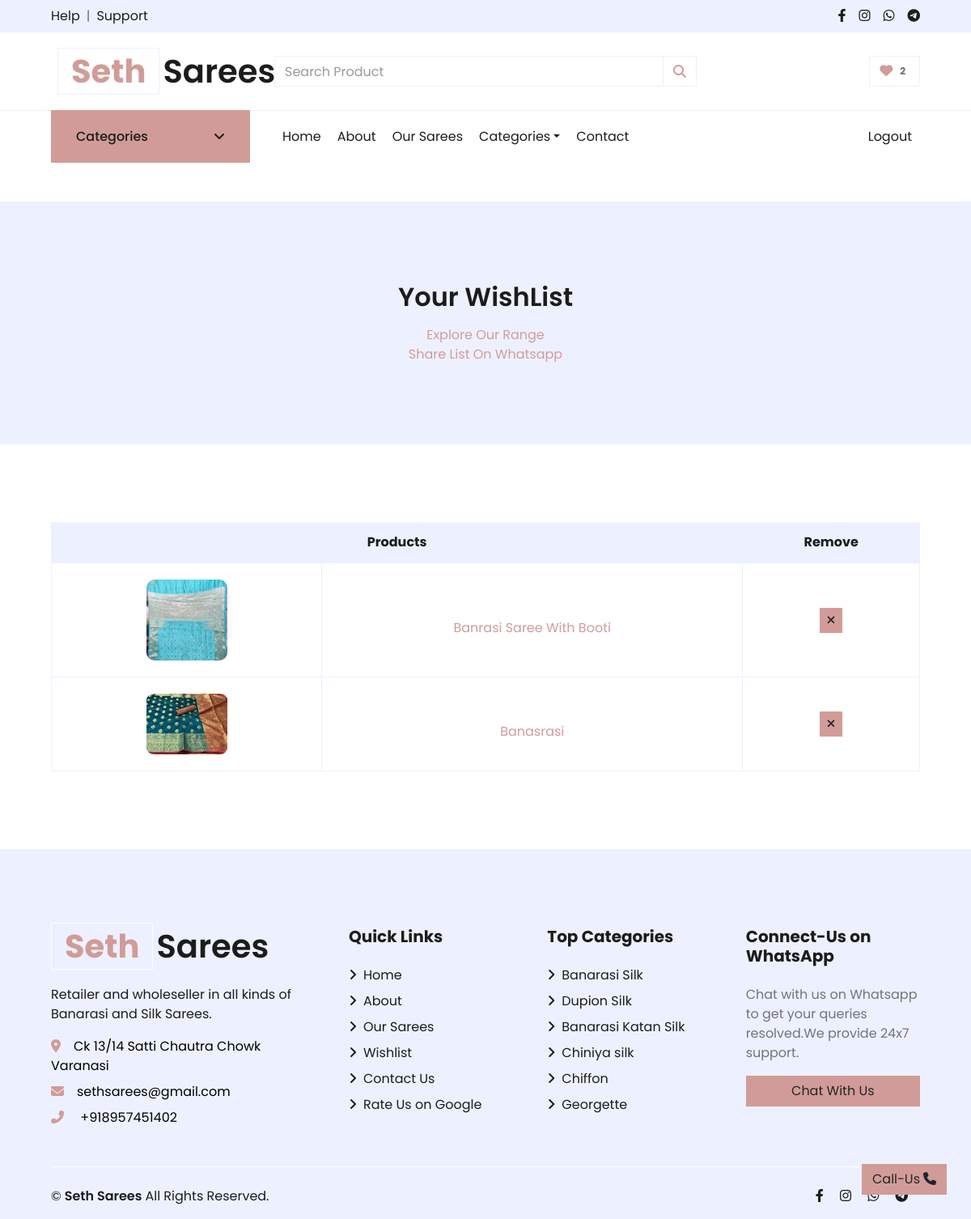
The page /wishlist (signed in) on the database its author committed.
### store/models/wishlist.py (models this page shows)
class Wishlist(models.Model):
    customer = models.ForeignKey(Customer, on_delete=models.CASCADE, default=1)
    product = models.ForeignKey(Product, on_delete=models.CASCADE, default=1)

### store/models/product.py (models this page shows, shortened)
class Product(models.Model):
    name = models.CharField(max_length=50)
    price = models.IntegerField(default=0)
    category = models.ForeignKey(Category, on_delete=models.CASCADE, default=1)
    description = models.TextField( default='' , null=True , blank=True)
    short_description= models.TextField( default='' , null=True , blank=True)
    image = models.ImageField(upload_to='uploads/products/')
    image1 = models.ImageField(upload_to='uploads/products/')
    image2 = models.ImageField(upload_to='uploads/products/')

### store/models/category.py (models this page shows, shortened)
class Category(models.Model):
    name = models.CharField(max_length=50)
    image = models.ImageField(default='',upload_to='uploads/category_img/')
    description = models.TextField( default='' , null=True , blank=True)
    def __str__(self):
        return self.name

### store/views/wishlist.py (the view)
# urls.py: path('wishlist',show_wishlist),
def show_wishlist(request):
    data=initial_data
    customer_id=request.session.get('customer')
    if(customer_id):
        customer=Customer.objects.get(id=customer_id)
        wishlist=Wishlist.objects.filter(customer=customer_id)
        wishlist_len=len(wishlist)
        data['wishlist']=wishlist
        data['customer_name']=customer.first_name+customer.last_name
        data['wishlist_len']=wishlist_len
        return render(request,'wishlist.html',data)
    else :
        next = request.GET.get('next', '/')
        error_msg=None
        error_msg='Get access to your wishlist - Login Now!'
        return redirect(next+'?error_msg='+error_msg)

### store/templates/wishlist.html (shortened to what this page needs)
{% extends 'base.html' %}
{% load static %}
{% block content %}
    <div class="container-fluid bg-secondary mb-5">
        <div class="d-flex flex-column align-items-center justify-content-center" style="min-height: 300px">
            <h2 class="font-weight-semi-bold  mb-3">Your WishList</h2>
            <div class="d-flex flex-column text-center align-items-center justify-content-center ">
                <p class="m-0"><a href="/category">Explore Our Range</a></p>
                <p class="m-0">
                    <a href="https://wa.me/{{phone_no}}?text= Hey I am {{customer_name}} and I have prepared my list on URL: {{ request.get_host }}/show-sent-list?customer_id={{request.session.customer}} kindly check it">Share List On Whatsapp</a>
                </p>
            </div>
        </div>
    </div>
    <div class="container-fluid pt-5">
        <div class="row px-xl-5">
            <div class="col-lg-12 table-responsive mb-5">
                <table class="table table-bordered text-center mb-0">
                    <thead class="bg-secondary text-dark">
                        <tr>
                            <th colspan="2">Products {{wishlist.length}}</th>
                            <th>Remove</th>
                        </tr>
                    </thead>
                    <tbody class="align-middle">
                        {%for entry in wishlist%}
                        <tr>
                            <td class=""><a href="/detail?product={{entry.product.id}}"><img src="{{entry.product.image.url}}" alt="" style="width: 100px;border-radius: 10%;"  class="m-2"></a> </td>
                            <td class="text-center pt-5" style="vertical-align: middle;"><a href="/detail?product={{entry.product.id}}"> <a href="/detail?product={{entry.product.id}}"><p> {{entry.product.name}}</p></a></td>
                            <td class="align-middle"><form action="/remove-item" method="POST">
                                <button type="submit" method="POST" class="btn btn-sm btn-primary"><i class="fa fa-times"></i></button></form>
                            </td>
                        </tr>
                        {%endfor%}
                    </tbody>
                </table>
            </div>
        </div>
    </div>
    {% endblock content%}

### store/templates/base.html (shortened to what this page needs)
<!DOCTYPE html>
<html lang="en">
    {% load static %}
<head>
    <link rel="stylesheet" href="https://cdnjs.cloudflare.com/ajax/libs/font-awesome/6.2.1/css/all.min.css" />
    <link href="{% static './store/lib/owlcarousel/assets/owl.carousel.min.css' %}" rel="stylesheet">
    <link rel="stylesheet" href="https://unpkg.com/aos@next/dist/aos.css" />
    <link href="{% static './store/css/style.css' %}" rel="stylesheet">
</head>
<body>
    <div class="container-fluid">
        <div class="row bg-secondary py-2 px-xl-5">
            <div class="col-lg-6 d-none d-lg-block">
                <div class="d-inline-flex align-items-center">
                    <a class="text-dark" href="https://wa.me/{{phone_no}}?text=Hello,+I+needed+some+help+related+to+your+store">Help</a>
                    <span class="text-muted px-2">|</span>
                    <a class="text-dark" href="https://wa.me/{{phone_no}}?text=Hello,+I+needed+some+support+related+to+your+store">Support</a>
                </div>
            </div>
            <div class="col-lg-6 text-center text-lg-right">
                <div class="d-inline-flex align-items-center">
                    <a class="text-dark px-2" href="https://www.facebook.com/profile.php?id=100089091092224">
                        <i class="fab fa-facebook-f"></i>
                    </a>
                    <a class="text-dark px-2" href="https://www.instagram.com/seth_sarees/">
                        <i class="fab fa-instagram"></i>
                    </a>
                    <a class="text-dark px-2" href="https://wa.me/{{phone_no}}?text=Hello,+I+am+interested+in+knowing+more+about+your+Store">
                        <i class="fab fa-whatsapp"></i>
                    </a>
                    <a class="text-dark pl-2" href="">
                        <i class="fab fa-telegram"></i>
                    </a>
                </div>
            </div>
        </div>
        <div class="row align-items-center py-3 px-xl-5">
            <div class="col-lg-3 d-none d-lg-block">
                <a href='/' class="text-decoration-none">
                    <h1 class="m-2 display-5 font-weight-semi-bold"><span class="text-primary font-weight-bold border px-3 mr-1">Seth</span>Sarees</h1>
                </a>
            </div>
            <div class="col-lg-6 col-6 text-left">
                <form method="GET" action="/search" >
                    <div class="input-group">
                        <input type="text" class="form-control" placeholder="Search Product" name="search" id="search">
                        <div class="input-group-append">
                            <span class=" btn btn-primary input-group-text  bg-transparent text-primary">
                                <i class="fa fa-search"></i>
                            </span>
                        </div>
                    </div>
                </form>
            </div>
            <div class="col-lg-3 col-6 text-right">
                <a href="/wishlist?next={{ request.path }}" class="btn border">
                    <i class="fas fa-heart text-primary"></i>
                    <span class="badge">{{wishlist_len}}</span>
                </a>
            </div>
        </div>
    </div>
    <div class="container-fluid mb-5">
        <div class="row border-top px-xl-5">
            <div class="col-lg-3 d-none d-lg-block">
                <a class="btn shadow-none d-flex align-items-center justify-content-between bg-primary text-white w-100" data-toggle="collapse" href="#navbar-vertical" style="height: 65px; margin-top: -1px; padding: 0 30px;">
                    <h6 class="m-0">Categories</h6>
                    <i class="fa fa-angle-down text-dark"></i>
                </a>
            </div>
            <div class="col-lg-9">
                <nav class="navbar navbar-expand-lg bg-light navbar-light py-3 py-lg-0 px-0">
                    <div class="collapse navbar-collapse justify-content-between" id="navbarCollapse">
                        <div class="navbar-nav mr-auto py-0">
                            <a href="/" class="nav-item nav-link {% if request.path == '/' %}active{% endif %}">Home</a>
                            <a href="/about" class="nav-item nav-link {% if request.path == '/about' %}active{% endif %}">About</a>
                            <a href="/category" class="nav-item nav-link {% if request.path == '/category' %}active{% endif %}">Our Sarees</a>
                            <div class="nav-item dropdown">
                                <a href="#" class="nav-link dropdown-toggle" data-toggle="dropdown">Categories</a>
                            </div>
                            <a href="/contact" class="nav-item nav-link {% if request.path == '/contact' %}active{% endif %}">Contact</a>
                        </div>
                        <div class="navbar-nav ml-auto py-0">
                            {%if not request.session.customer%}
                            <span class="nav-item nav-link m-0 p-0">
                            <button type="button" class="btn text-dark btn-transparent nav-item nav-link" data-toggle="modal" data-target="#loginModal">Login
                            </button></span>
                            <span class="nav-item nav-link m-0 p-0">
                            <button type="button" class="btn text-dark btn-transparent nav-item nav-link" data-toggle="modal" data-target="#loginModalsignup">Sign Up
                            </button>       </span>
                            {%else%}
                            <a href="/logout?next={{ request.get_full_path|urlencode }}" class="nav-item nav-link">Logout</a>
                            {%endif%}
                        </div>
                    </div>
                </nav>
            </div>
        </div>
    </div>
        {%block content%}
        {%endblock%}
    <div class="container-fluid bg-secondary text-dark mt-5 pt-5">
        <div class="row px-xl-5 pt-5">
            <div class="col-lg-4 col-md-12 mb-5 pr-3 pr-xl-5">
                <a href="/" class="text-decoration-none">
                    <h1 class="mb-4 display-5 font-weight-semi-bold"><span class="text-primary font-weight-bold border border-white px-3 mr-1">Seth</span>Sarees</h1>
                </a>
                <p>Retailer and wholeseller in all kinds of Banarasi and Silk Sarees.</p>
                <p class="mb-2"><i class="fa fa-map-marker-alt text-primary mr-3"></i><a href="https://www.google.com/search?q=seth%20sarees&oq=seth&aqs=chrome.0.69i59j69i57j69i59j69i60j69i61l2j69i60.1882j0j4&sourceid=chrome&ie=UTF-8&tbs=lf:1,lf_ui:10&tbm=lcl&sxsrf=ALiCzsaSynD1unvd0ebaW9NJ0Fx-3SjwXA:1671827345404&rflfq=1&num=10&rldimm=527673046138865702&lqi=CgtzZXRoIHNhcmVlc0iz8qLwsq6AgAhaHRAAEAEYABgBIgtzZXRoIHNhcmVlcyoGCAIQABABkgEXZGVzaWduZXJfY2xvdGhpbmdfc3RvcmU&phdesc=J3chXqvknqQ&ved=2ahUKEwjjtbGYypD8AhVH03MBHdmAB1gQvS56BAgYEAE&sa=X&rlst=f#rlfi=hd:;si:527673046138865702,l,CgtzZXRoIHNhcmVlc0iz8qLwsq6AgAhaHRAAEAEYABgBIgtzZXRoIHNhcmVlcyoGCAIQABABkgEXZGVzaWduZXJfY2xvdGhpbmdfc3RvcmU,y,J3chXqvknqQ;mv:[[25.6578831,83.0200176],[25.2926608,82.8717667]];tbs:lrf:!1m4!1u3!2m2!3m1!1e1!2m1!1e3!3sIAE,lf:1,lf_ui:10" style="color:black;">{{address}}</a></p>
                <p class="mb-2"><i class="fa fa-envelope text-primary mr-3"></i><a href="mailto:someone@example.com" style="color:black;">{{email}}</a></p>
                <p class="mb-0"><i class="fa fa-phone-alt text-primary mr-3"></i><a href="tel:+{{phone_no}}" style="color:black;"> +{{phone_no}}</a></p>
            </div>
            <div class="col-lg-8 col-md-12">
                <div class="row">
                    <div class="col-md-4 mb-5">
                        <h5 class="font-weight-bold text-dark mb-4">Quick Links</h5>
                        <div class="d-flex flex-column justify-content-start">
                            <a class="text-dark mb-2" href="/"><i class="fa fa-angle-right mr-2"></i>Home</a>
                            <a class="text-dark mb-2" href="/about"><i class="fa fa-angle-right mr-2"></i>About</a>
                            <a class="text-dark mb-2" href="/category"><i class="fa fa-angle-right mr-2"></i>Our Sarees</a>
                            <a class="text-dark mb-2" href="checkout.html"><i class="fa fa-angle-right mr-2"></i>Wishlist</a>
                            <a class="text-dark mb-2" href="/contact"><i class="fa fa-angle-right mr-2"></i>Contact Us</a>
                            <a class="text-dark mb-2" href="https://www.google.com/search?q=seth%20sarees&oq=seth+sarees&aqs=chrome..69i57j69i59j69i61l3.2280j0j4&sourceid=chrome&ie=UTF-8&tbs=lrf:!1m4!1u3!2m2!3m1!1e1!2m1!1e3!3sIAE,lf:1,lf_ui:10&tbm=lcl&sxsrf=ALiCzsb6kLBLebcYjMVq3ZZjTXegQRwJRQ:1671576707763&rflfq=1&num=10&rldimm=527673046138865702&lqi=CgtzZXRoIHNhcmVlc0iz8qLwsq6AgAhaHRAAEAEYABgBIgtzZXRoIHNhcmVlcyoGCAIQABABkgEXZGVzaWduZXJfY2xvdGhpbmdfc3RvcmU&phdesc=J3chXqvknqQ&ved=2ahUKEwjQ5oW_pIn8AhVywXMBHfXHBNoQvS56BAgeEAE&sa=X&rlst=f#lrd=0x398e2e1ed9ad1ce9:0x752abd6f8a7c826,3,,,&rlfi=hd:;si:527673046138865702,l,CgtzZXRoIHNhcmVlc0iz8qLwsq6AgAhaHRAAEAEYABgBIgtzZXRoIHNhcmVlcyoGCAIQABABkgEXZGVzaWduZXJfY2xvdGhpbmdfc3RvcmU,y,J3chXqvknqQ;mv:[[25.6592943,83.033485],[25.2677299,82.87100439999999]];tbs:lrf:!1m4!1u3!2m2!3m1!1e1!2m1!1e3!3sIAE,lf:1,lf_ui:10"><i class="fa fa-angle-right mr-2"></i>Rate Us on Google</a>
                        </div>
                    </div>
                    <div class="col-md-4 mb-5">
                        <h5 class="font-weight-bold text-dark mb-4">Top Categories</h5>
                        <div class="d-flex flex-column justify-content-start">
                            {% for category in categories|slice:":6" %}
                            <a class="text-dark mb-2" href="/category?category={{category.id}}"><i class="fa fa-angle-right mr-2"></i>{{category}}</a>
                            {% endfor %}
                        </div>
                    </div>
                    <div class="col-md-4 mb-3" >
                        <h5 class="font-weight-bold text-dark mb-4">Connect-Us on WhatsApp</h5>
                        <div class="d-flex flex-column ">
                            <p class=text-muted>Chat with us on Whatsapp to get your queries resolved.We provide 24x7 support.</p>
                            <a href="https://wa.me/{{phone_no}}?text=Hello,+I+am+interested+in+knowing+more+about+your+Store" class="btn btn-primary px-3 w-100">Chat With Us</a>
                        </div>
                    </div>
                </div>
            </div>
        </div>
        <div class="row border-top border-light mx-xl-5 pt-4">
            <div class="col-md-6 px-xl-0">
                <p class="mb-md-0 text-center text-md-left text-dark">
                    <div class=" d-flex align-items-center">
                        &copy; <a class="px-1 text-dark font-weight-semi-bold" href="#">Seth Sarees</a> All Rights Reserved.
                    </div>
                </p>
            </div>
            <div class="col-md-6 px-xl-0">
                <div class="col  text-center  text-sm-right ">
                        <a class="text-dark px-2" href="https://www.facebook.com/profile.php?id=100089091092224">
                            <i class="fab fa-facebook-f"></i>
                        </a>
                        <a class="text-dark px-2" href="https://www.instagram.com/seth_sarees/">
                            <i class="fab fa-instagram"></i>
                        </a>
                        <a class="text-dark px-2" href="https://wa.me/{{phone_no}}?text=Hello,+I+am+interested+in+knowing+more+about+your+Store">
                            <i class="fab fa-whatsapp"></i>
                        </a>
                        <a class="text-dark pl-2" href="">
                            <i class="fab fa-telegram"></i>
                        </a>
                </div>
            </div>
        </div>
    </div>
    <a href="tel:+{{phone_no}}"  class="btn btn-primary back-to-top">Call-Us <span class="pl-1"><i class="fa fa-phone" ></i></span></a>
</body>

### rows shown on the page
Wishlist: product.image (picture), product.name "Banrasi Saree With Booti"
Wishlist: product.image (picture), product.name "Banasrasi"
Category: name "Banarasi Silk"
Category: name "Dupion Silk"
Category: name "Banarasi Katan Silk"
Category: name "Chiniya silk"
Category: name "Chiffon"
Category: name "Georgette"

### other values the page prints
{{ wishlist_len }} "2"
{{ address }} "Ck 13/14 Satti Chautra Chowk Varanasi"
{{ email }} "sethsarees@gmail.com"
{{ phone_no }} "918957451402"
